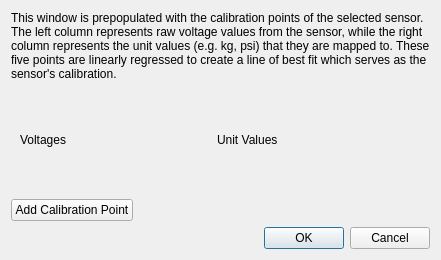
<?xml version="1.0" encoding="UTF-8"?>
<ui version="4.0">
 <class>RecalibrationWindow</class>
 <widget class="QDialog" name="RecalibrationWindow">
  <property name="geometry">
   <rect>
    <x>0</x>
    <y>0</y>
    <width>441</width>
    <height>260</height>
   </rect>
  </property>
  <property name="windowTitle">
   <string>Sensor Recalibration</string>
  </property>
  <layout class="QVBoxLayout" name="verticalLayout">
   <item>
    <widget class="QLabel" name="label_3">
     <property name="text">
      <string>This window is prepopulated with the calibration points of the selected sensor. The left column represents raw voltage values from the sensor, while the right column represents the unit values (e.g. kg, psi) that they are mapped to. These five points are linearly regressed to create a line of best fit which serves as the sensor's calibration.</string>
     </property>
     <property name="wordWrap">
      <bool>true</bool>
     </property>
    </widget>
   </item>
   <item>
    <widget class="QWidget" name="pointsWidget" native="true">
     <property name="sizePolicy">
      <sizepolicy hsizetype="Expanding" vsizetype="Expanding">
       <horstretch>0</horstretch>
       <verstretch>0</verstretch>
      </sizepolicy>
     </property>
     <layout class="QGridLayout" name="gridLayout">
      <item row="0" column="1">
       <widget class="QLabel" name="label_2">
        <property name="sizePolicy">
         <sizepolicy hsizetype="Minimum" vsizetype="Preferred">
          <horstretch>0</horstretch>
          <verstretch>0</verstretch>
         </sizepolicy>
        </property>
        <property name="text">
         <string>Unit Values</string>
        </property>
       </widget>
      </item>
      <item row="0" column="0">
       <widget class="QLabel" name="label">
        <property name="sizePolicy">
         <sizepolicy hsizetype="Minimum" vsizetype="Preferred">
          <horstretch>0</horstretch>
          <verstretch>0</verstretch>
         </sizepolicy>
        </property>
        <property name="text">
         <string>Voltages</string>
        </property>
       </widget>
      </item>
      <item row="0" column="2">
       <widget class="QLabel" name="label_4">
        <property name="sizePolicy">
         <sizepolicy hsizetype="Maximum" vsizetype="Preferred">
          <horstretch>0</horstretch>
          <verstretch>0</verstretch>
         </sizepolicy>
        </property>
        <property name="text">
         <string/>
        </property>
       </widget>
      </item>
     </layout>
    </widget>
   </item>
   <item>
    <layout class="QHBoxLayout" name="horizontalLayout">
     <item>
      <widget class="QPushButton" name="addCalibrationButton">
       <property name="text">
        <string>Add Calibration Point</string>
       </property>
      </widget>
     </item>
     <item>
      <spacer name="horizontalSpacer">
       <property name="orientation">
        <enum>Qt::Horizontal</enum>
       </property>
       <property name="sizeHint" stdset="0">
        <size>
         <width>40</width>
         <height>20</height>
        </size>
       </property>
      </spacer>
     </item>
    </layout>
   </item>
   <item>
    <widget class="QDialogButtonBox" name="buttonBox">
     <property name="standardButtons">
      <set>QDialogButtonBox::Cancel|QDialogButtonBox::Ok</set>
     </property>
    </widget>
   </item>
  </layout>
 </widget>
 <resources/>
 <connections/>
</ui>
